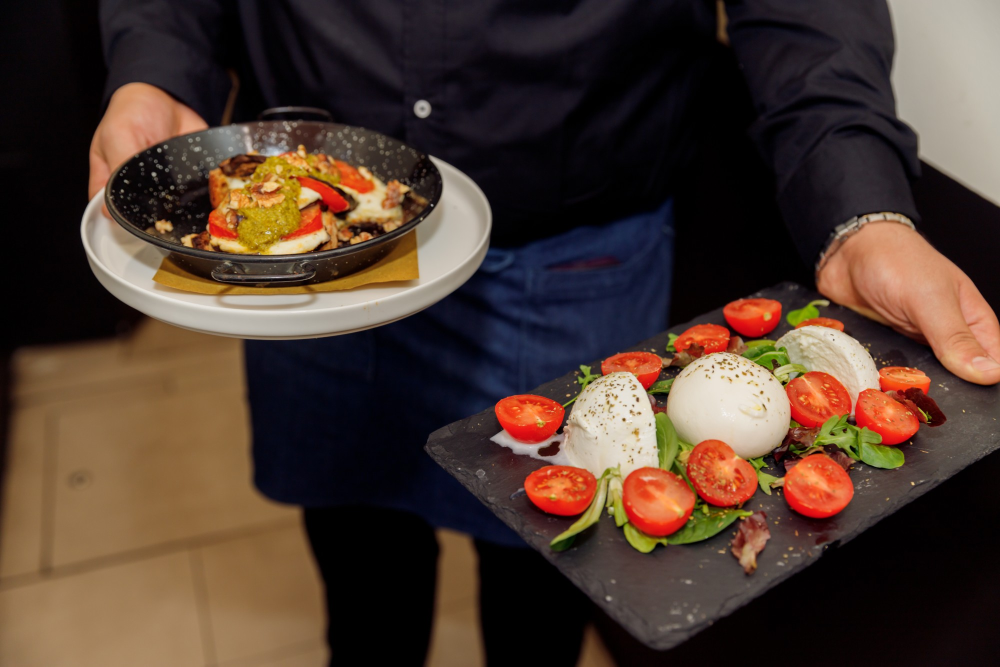
#> input picture foto-originali/burrata-e-melanzane-servite.jpg, 2000 x 1333 px (shown at 1/2 size)
$ python uniforma.py burrata-e-melanzane-servite.jpg cantina-sala-a-volte.jpg 1.0
#> lines starting #> are read from the running program, lines starting #| are printed output that depends on the picture; after the words box and inside, x2 and y2 are one past the last pixel; in counts of white or black regions, pixels touching at a corner belong together
"""Uso: python3 uniforma.py originale.jpg ../web/src/assets/<slot>.jpg

Uniforma le foto: bilanciamento del bianco parziale verso un neutro caldo comune,
leggera curva a S, neri verso l'inchiostro del sito e alte luci verso il crema."""
import sys, numpy as np
from PIL import Image, ImageCms
import io

INK = np.array([0x20, 0x1e, 0x1d]) / 255
CREAM = np.array([0xf5, 0xea, 0xd8]) / 255
TARGET = np.array([1.75, 1.0, 0.62])   # rapporti R/G e B/G (lineari) del neutro caldo comune
CAP = (0.9, 1.12)                       # correzione massima per canale: la luce del locale resta

def to_lin(c): return np.where(c <= 0.04045, c / 12.92, ((c + 0.055) / 1.055) ** 2.4)
def to_srgb(c): return np.where(c <= 0.0031308, c * 12.92, 1.055 * np.clip(c, 0, None) ** (1 / 2.4) - 0.055)

def grade(src, dst, strength=0.6, quality=82):
#> called with src = 'burrata-e-melanzane-servite.jpg', dst = 'cantina-sala-a-volte.jpg', strength = 1, quality = 82
    im = Image.open(src)
#> im is the input picture: PIL image 2000x1333 RGB; mean R, G, B 77.4, 58.3, 47.5
    icc = im.info.get('icc_profile')
    a = np.asarray(im.convert('RGB'), dtype=np.float64) / 255
    lin = to_lin(a)
#> in to_lin, `def to_lin(c): return np.where(c <= 0.04045, c / 12.92, ((c + 0.055) /..`:
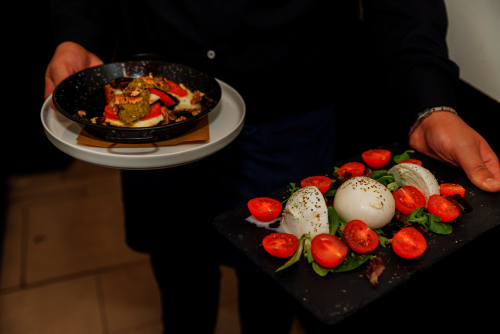
#> returned value: shape (1333, 2000, 3) float64 (shown at 1/4 size); mean of channels 0, 1, 2 0.171, 0.0989, 0.0641; drawn as R, G, B
    lum = 0.2126 * lin[..., 0] + 0.7152 * lin[..., 1] + 0.0722 * lin[..., 2]
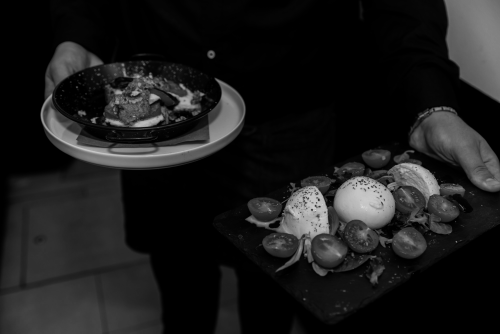
#> lum: shape (1333, 2000) float64 (shown at 1/4 size); min 0, max 0.963, mean 0.112
    # media sui mezzitoni: niente finestre bruciate né ombre chiuse
    m = (lum > 0.03) & (lum < 0.7)
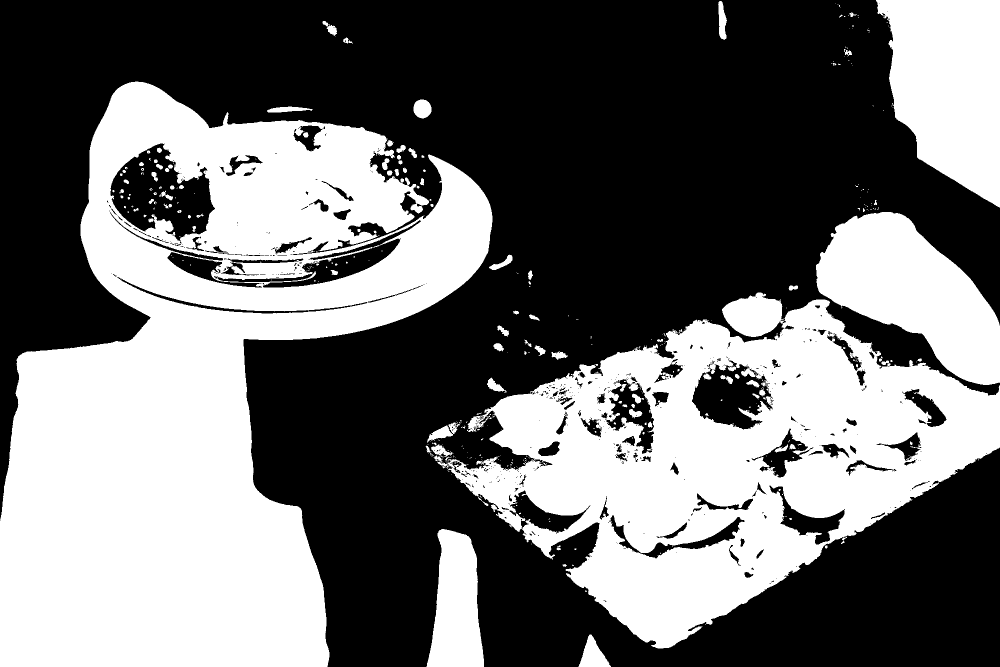
#> m: shape (1333, 2000) bool (shown at 1/2 size); 43.6% white; 445 white regions (340 under 20 px), largest, box (x1, y1, x2, y2) and area: (0, 163, 985, 1333) 611349, (867, 585, 2000, 1297) 366830, (1752, 0, 2000, 415) 74360
    mean = lin[m].mean(axis=0)
#> mean = [0.366, 0.205, 0.122]
    ratio = mean / mean[1]
#> ratio = [1.79, 1, 0.594]
    gains = np.clip((TARGET / ratio) ** strength, *CAP)
#> gains = [0.979, 1, 1.04]
    gains /= (0.2126 * gains[0] + 0.7152 * gains[1] + 0.0722 * gains[2])  # conserva la luminosità
#> gains = [0.98, 1, 1.04]
    lin = np.clip(lin * gains, 0, 1)
    c = to_srgb(lin)
    # curva a S morbida
    s = 0.07
    c = c - s * np.sin(2 * np.pi * c) / (2 * np.pi)
    # neri verso l'inchiostro, alte luci verso il crema (molto leggeri)
    c = INK * 0.55 + c * (1 - INK * 0.55)          # nero puro → circa metà dell'inchiostro
    hl = np.clip((c.mean(axis=-1, keepdims=True) - 0.75) / 0.25, 0, 1) ** 2
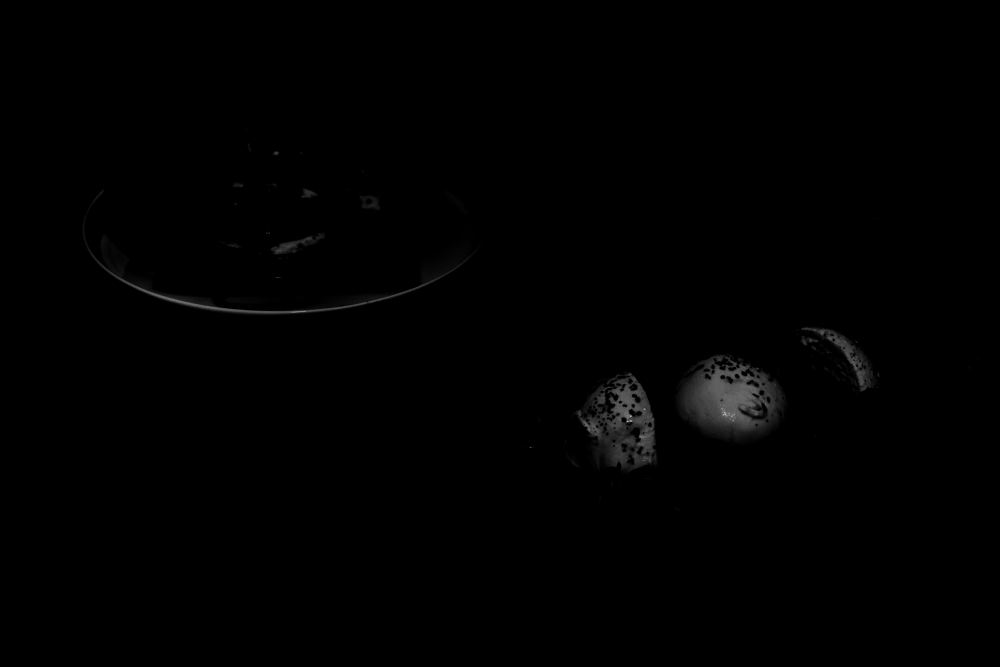
#> hl: shape (1333, 2000, 1) float64 (shown at 1/2 size); min 0, max 0.9, mean 0.00465
    c = c * (1 - 0.08 * hl) + CREAM * 0.08 * hl * (c.mean(axis=-1, keepdims=True))
    out = Image.fromarray((np.clip(c, 0, 1) * 255 + 0.5).astype(np.uint8))
    out.save(dst, quality=quality, optimize=True, progressive=True, subsampling='4:2:0', icc_profile=icc)
    return ratio, gains

if __name__ == '__main__':
    strength = float(sys.argv[3]) if len(sys.argv) > 3 else 0.6
    r, g = grade(sys.argv[1], sys.argv[2], strength)
#> r = [1.79, 1, 0.594]; g = [0.98, 1, 1.04]
    print(sys.argv[1].rsplit('/', 1)[-1], 'ratio', r.round(3), 'gains', g.round(3))
#| burrata-e-melanzane-servite.jpg ratio [1.788 1.    0.594] gains [0.98  1.001 1.045]

$ run again, on foto-originali/chef-in-cucina.jpg
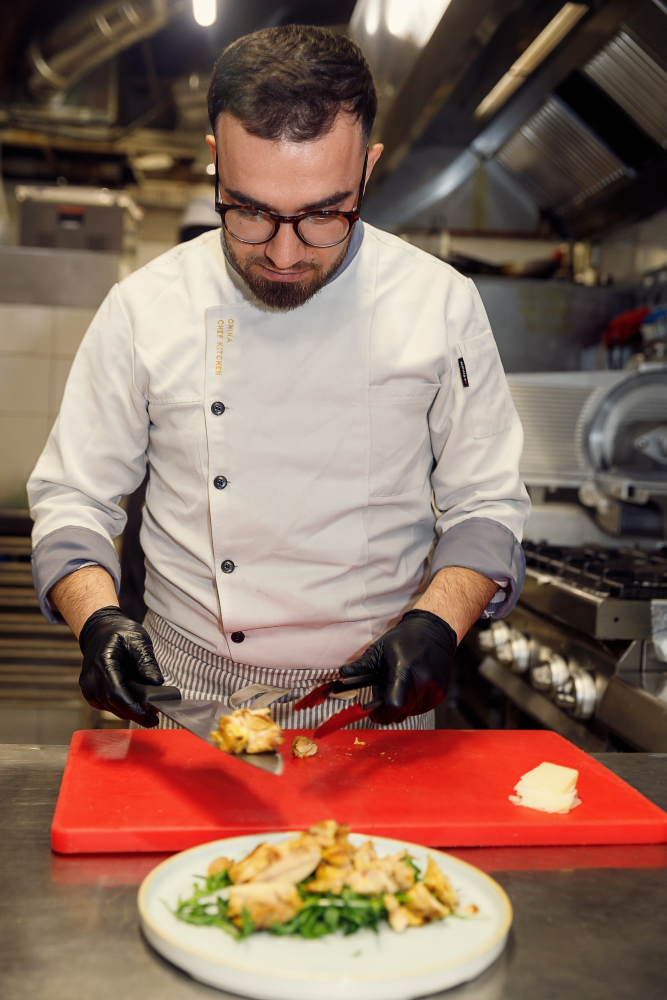
#> input picture foto-originali/chef-in-cucina.jpg, 1333 x 2000 px (shown at 1/2 size)
#> in grade, im is the input picture: PIL image 1333x2000 RGB; mean R, G, B 137.2, 108.1, 93.5
#> in grade, `m = (lum > 0.03) & (lum < 0.7)`:
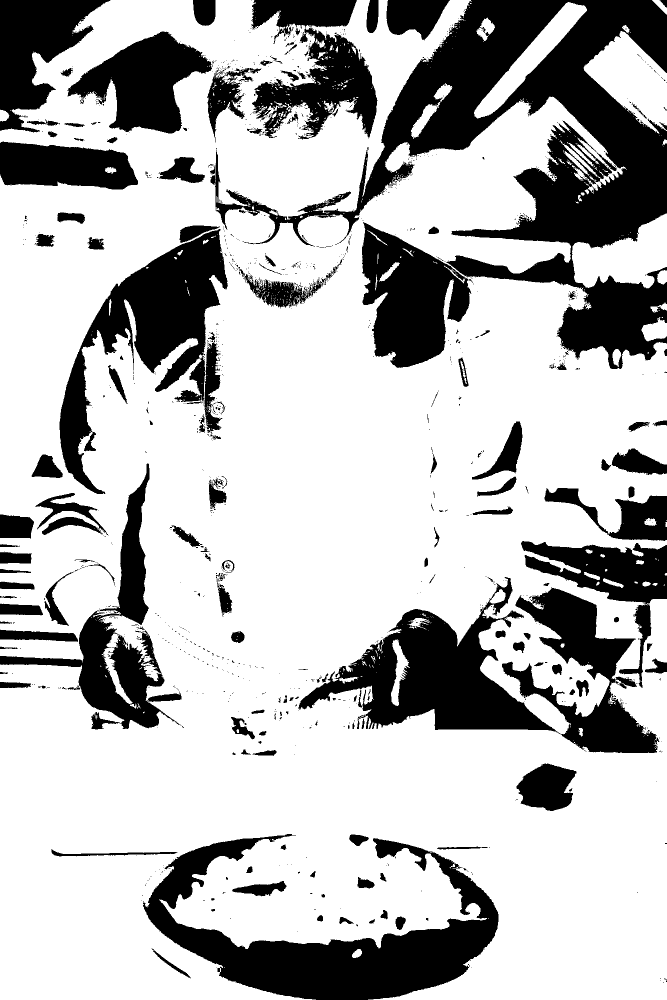
#> m: shape (2000, 1333) bool (shown at 1/2 size); 72.2% white; 1294 black regions (1098 under 20 px), largest, box (x1, y1, x2, y2) and area: (421, 0, 1333, 738) 191997, (597, 1154, 1319, 1506) 94863, (286, 1668, 997, 2000) 83912
#> mean = [0.388, 0.235, 0.181]
#> ratio = [1.65, 1, 0.767]
#> in grade, `gains = np.clip((TARGET / ratio) ** strength, *CAP)`: gains = [1.06, 1, 0.9]
#> in grade, `gains /= (0.2126 * gains[0] + 0.7152 * gains[1] + 0.0722 * gains[2])`: gains = [1.06, 0.994, 0.895]
#> in grade, `hl = np.clip((c.mean(axis=-1, keepdims=True) - 0.75) / 0.25, 0, 1) ** 2`:
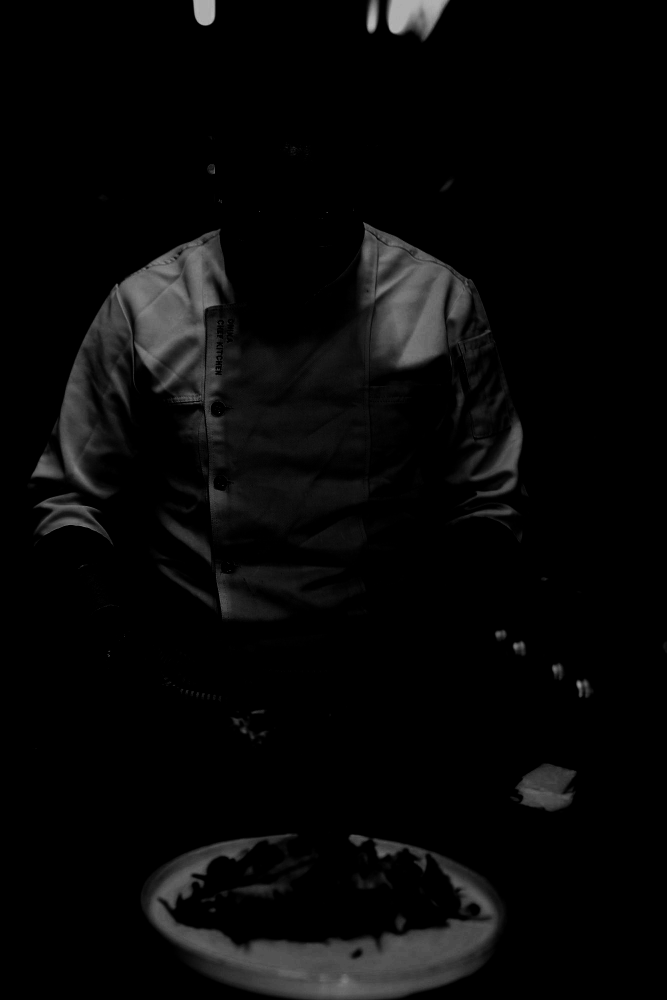
#> hl: shape (2000, 1333, 1) float64 (shown at 1/2 size); min 0, max 0.735, mean 0.0326
#> r = [1.65, 1, 0.767]; g = [1.06, 0.994, 0.895]
#| chef-in-cucina.jpg ratio [1.647 1.    0.767] gains [1.056 0.994 0.895]

$ run again, on foto-originali/panino-in-mano.jpg
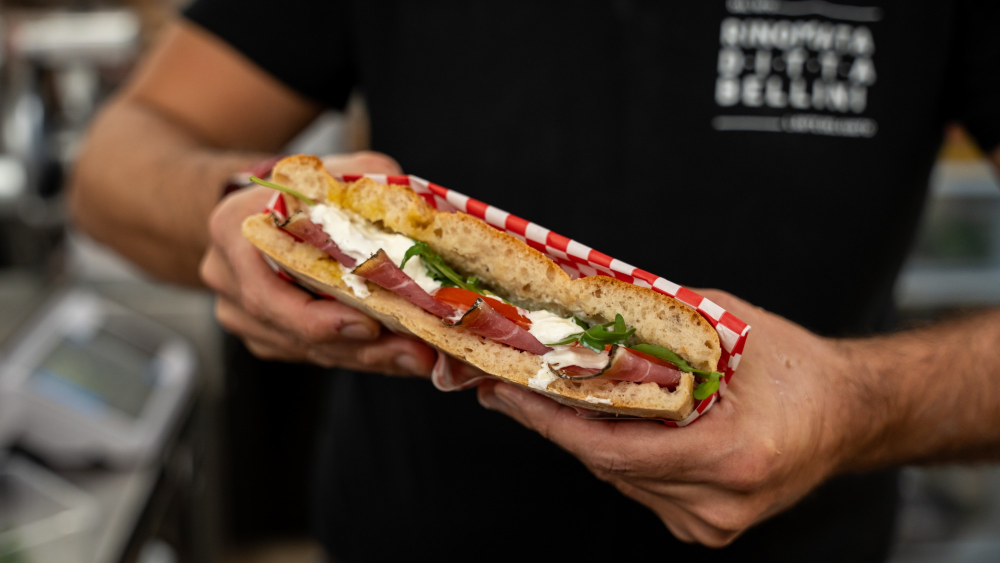
#> input picture foto-originali/panino-in-mano.jpg, 2000 x 1126 px (shown at 1/2 size)
#> in grade, im is the input picture: PIL image 2000x1126 RGB; mean R, G, B 76.8, 59.5, 47.2
#> in grade, `m = (lum > 0.03) & (lum < 0.7)`:
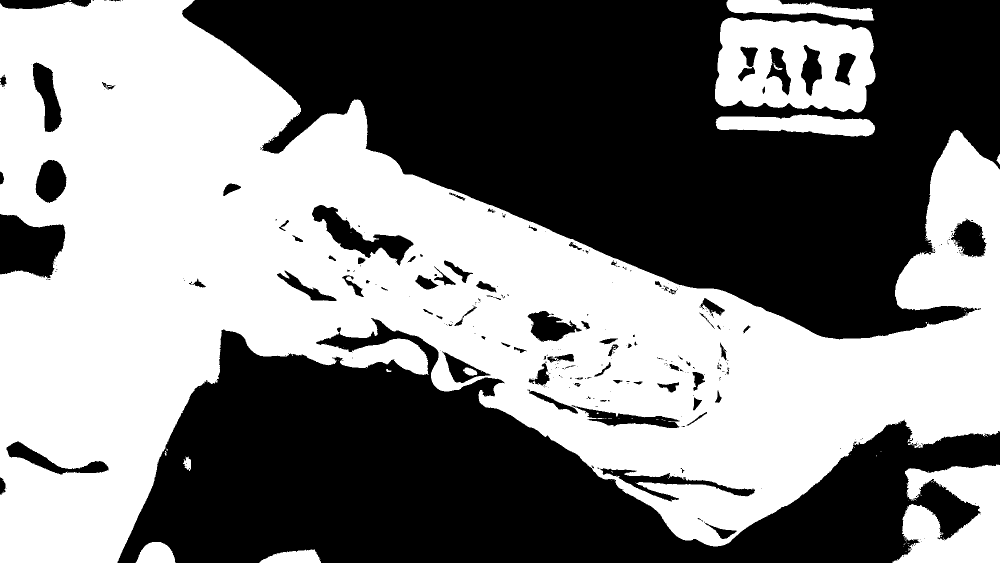
#> m: shape (1126, 2000) bool (shown at 1/2 size); 50.5% white; 326 black regions (236 under 20 px), largest, box (x1, y1, x2, y2) and area: (364, 0, 2000, 679) 621935, (235, 636, 2000, 1126) 417575, (0, 428, 131, 557) 12380
#> mean = [0.282, 0.162, 0.104]
#> ratio = [1.74, 1, 0.644]
#> in grade, `gains = np.clip((TARGET / ratio) ** strength, *CAP)`: gains = [1.01, 1, 0.963]
#> in grade, `gains /= (0.2126 * gains[0] + 0.7152 * gains[1] + 0.0722 * gains[2])`: gains = [1.01, 1, 0.964]
#> in grade, `hl = np.clip((c.mean(axis=-1, keepdims=True) - 0.75) / 0.25, 0, 1) ** 2`:
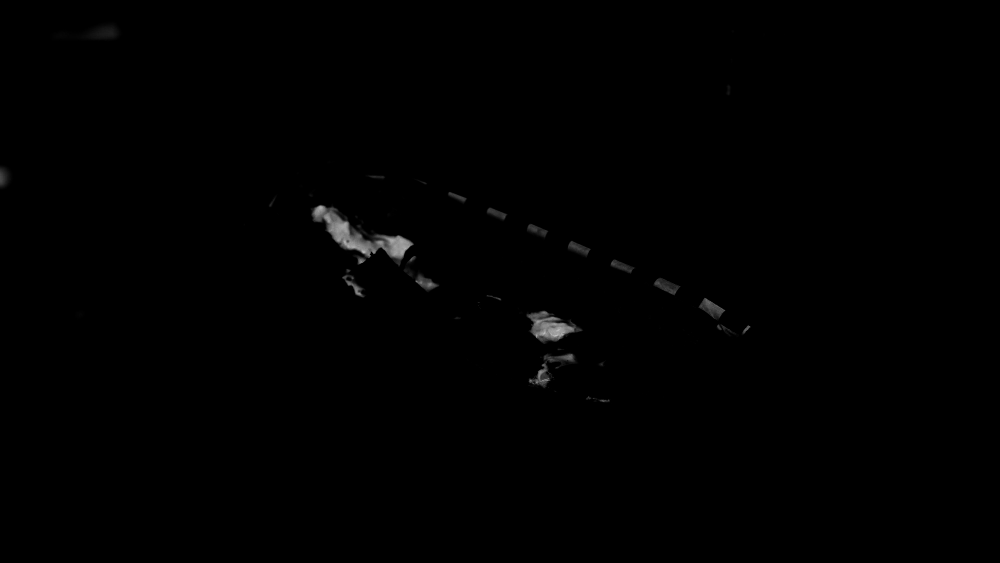
#> hl: shape (1126, 2000, 1) float64 (shown at 1/2 size); min 0, max 0.811, mean 0.00342
#> r = [1.74, 1, 0.644]; g = [1.01, 1, 0.964]
#| panino-in-mano.jpg ratio [1.738 1.    0.644] gains [1.008 1.001 0.964]
